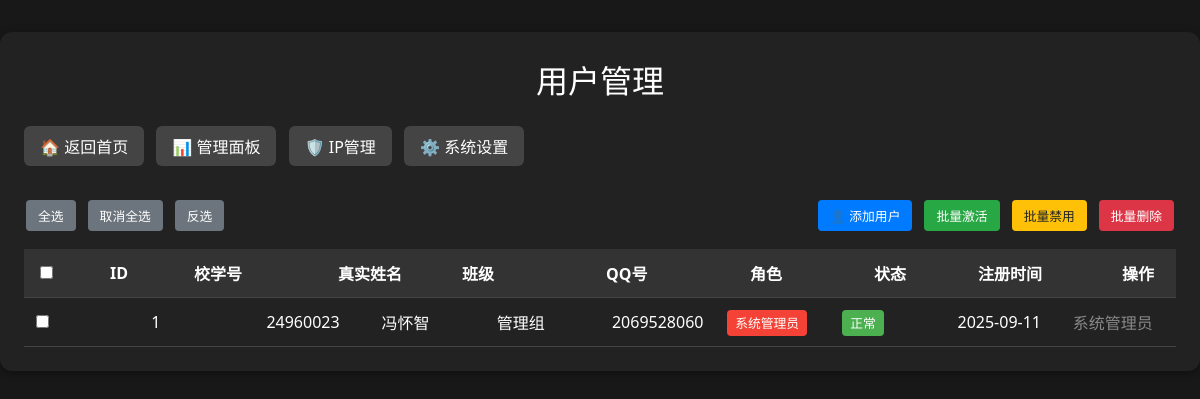
/manage_users (signed in), run on an earlier commit of the app's database.
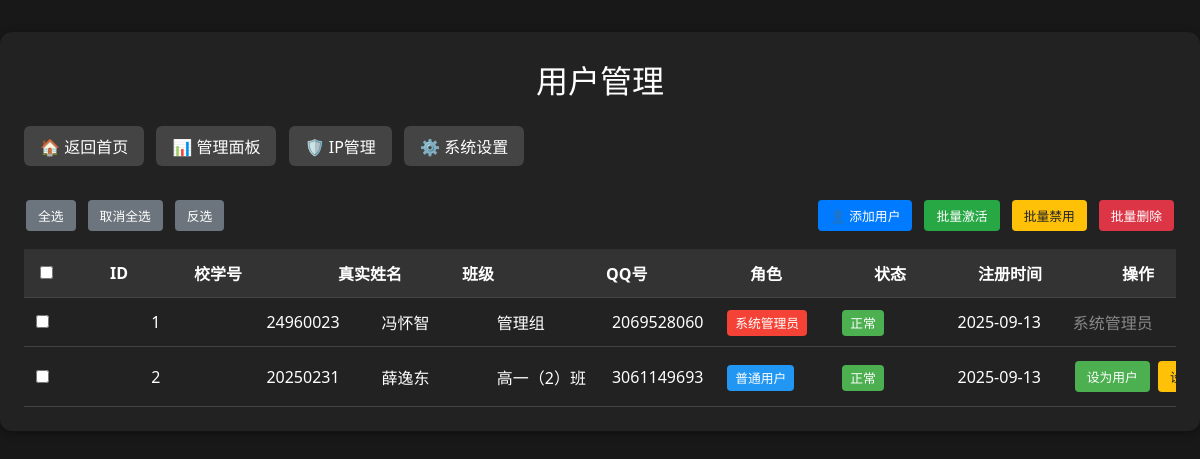
And on a later commit of the database.
### src/app.py (models this page shows)
class User(db.Model):
    id = db.Column(db.Integer, primary_key=True)
    real_name = db.Column(db.String(50), unique=True, nullable=False)  # 真实姓名，现在用作登录账号，必须唯一
    password_hash = db.Column(db.String(120), nullable=False)
    school_id = db.Column(db.String(20), unique=True, nullable=True)  # 校学号，改为可选
    qq_number = db.Column(db.String(15), nullable=False)  # QQ号
    class_name = db.Column(db.String(50), nullable=False)  # 班级
    role = db.Column(db.Integer, default=1)  # 1=普通用户, 2=普通管理员, 3=系统管理员
    is_active = db.Column(db.Boolean, default=True)
    created_at = db.Column(db.DateTime, default=db.func.current_timestamp())
    photos = db.relationship('Photo', backref='user', lazy=True)
    votes = db.relationship('Vote', backref='user', lazy=True)
    login_records = db.relationship('LoginRecord', backref='user', lazy=True)

### src/app.py (the view)
@app.route('/manage_users')
@super_admin_required
def manage_users():
    users = User.query.all()
    return render_template('manage_users.html', users=users)

### src/app.py (called while the page is built)
def super_admin_required(f):
    @wraps(f)
    def decorated_function(*args, **kwargs):
        if 'user_id' not in session:
            return redirect(url_for('login'))
        user = User.query.get(session['user_id'])
        if not user or not user.is_active:
            session.clear()  # 清除session
            flash('账户已被禁用，请联系管理员')
            return redirect(url_for('login'))
        elif user.role < 3:
            flash('需要系统管理员权限')
            return redirect(url_for('index'))
        return f(*args, **kwargs)
    return decorated_function

### templates/manage_users.html (shortened to what this page needs)
<!DOCTYPE html>
<html lang="zh-cn">
<head>
</head>
<body>
    <div class="container">
        <div class="title">用户管理</div>
        <a href="{{ url_for('index') }}" class="nav-btn">🏠 返回首页</a>
        <a href="{{ url_for('admin') }}" class="nav-btn">📊 管理面板</a>
        <a href="{{ url_for('ip_management') }}" class="nav-btn">🛡️ IP管理</a>
        <a href="{{ url_for('settings') }}" class="nav-btn">⚙️ 系统设置</a>
        <div class="admin-controls">
            <div class="left-controls">
                <button type="button" onclick="selectAll()" class="btn btn-secondary">全选</button>
                <button type="button" onclick="selectNone()" class="btn btn-secondary">取消全选</button>
                <button type="button" onclick="selectInverse()" class="btn btn-secondary">反选</button>
            </div>
            <div class="right-controls">
                <a href="{{ url_for('add_user') }}" class="btn btn-primary">
                    👤 添加用户
                </a>
                <button type="button" onclick="batchAction('activate')" class="btn btn-success">批量激活</button>
                <button type="button" onclick="batchAction('deactivate')" class="btn btn-warning">批量禁用</button>
                <button type="button" onclick="batchAction('delete')" class="btn btn-danger">批量删除</button>
            </div>
        </div>
        <form id="batchForm" method="post" action="{{ url_for('batch_user_action') }}">
            <table>
                <thead>
                    <tr>
                        <th style="width: 50px;">
                            <input type="checkbox" id="selectAllCheckbox" onchange="toggleSelectAll()">
                        </th>
                        <th style="width: 60px;">ID</th>
                        <th style="width: 120px;">校学号</th>
                        <th style="width: 100px;">真实姓名</th>
                        <th class="mobile-hide" style="width: 120px;">班级</th>
                        <th class="mobile-hide" style="width: 120px;">QQ号</th>
                        <th style="width: 100px;">角色</th>
                        <th style="width: 80px;">状态</th>
                        <th class="mobile-hide" style="width: 120px;">注册时间</th>
                        <th style="width: 240px;">操作</th>
                    </tr>
                </thead>
                <tbody>
                    {% for user in users %}
                    <tr>
                        <td>
                            <input type="checkbox" name="user_ids" value="{{ user.id }}" class="user-checkbox">
                        </td>
                        <td>{{ user.id }}</td>
                        <td>{{ user.school_id if user.school_id else '无学号' }}</td>
                        <td>{{ user.real_name }}</td>
                        <td class="mobile-hide">{{ user.class_name }}</td>
                        <td class="mobile-hide">{{ user.qq_number }}</td>
                        <td>
                            <span class="role role-{{ user.role }}">
                                {% if user.role == 1 %}普通用户
                                {% elif user.role == 2 %}管理员
                                {% else %}系统管理员
                                {% endif %}
                            </span>
                        </td>
                        <td>
                            <span class="status {% if user.is_active %}status-active{% else %}status-inactive{% endif %}">
                                {% if user.is_active %}正常{% else %}禁用{% endif %}
                            </span>
                        </td>
                        <td class="mobile-hide">{{ user.created_at.strftime('%Y-%m-%d') if user.created_at else '' }}</td>
                        <td>
                            {% if user.role < 3 %}
                                <a href="{{ url_for('change_user_role', user_id=user.id, new_role=1) }}" class="btn">设为用户</a>
                                <a href="{{ url_for('change_user_role', user_id=user.id, new_role=2) }}" class="btn btn-warning">设为管理员</a>
                            {% else %}
                                <span style="color: #888;">系统管理员</span>
                            {% endif %}
                        </td>
                    </tr>
                    {% endfor %}
                </tbody>
            </table>
        </form>
    </div>
</body>
</html>

### templates/manage_users.html (style rules this page uses)
body { background: #181818; color: #fff; font-family: 'Segoe UI', Arial, sans-serif; margin: 0; padding: 0; }
.container { max-width: 1200px; margin: 32px auto; padding: 24px; background: #222; border-radius: 12px; box-shadow: 0 2px 8px #0006; }
.title { text-align: center; font-size: clamp(1.5rem, 4vw, 2rem); margin-bottom: 24px; }
.nav-btn { display: inline-block; margin: 0 8px 16px 0; padding: 8px 16px; background: #444; color: #fff; text-decoration: none; border-radius: 6px; transition: background 0.2s; }
.admin-controls { display: flex; justify-content: space-between; align-items: center; margin: 16px 0; flex-wrap: wrap; gap: 12px; }
.left-controls { display: flex; gap: 8px; flex-wrap: wrap; }
.right-controls { display: flex; gap: 8px; flex-wrap: wrap; }
table { width: 100%; border-collapse: collapse; margin-top: 16px; overflow-x: auto; display: block; white-space: nowrap; }
thead, tbody, tr { display: table; width: 100%; table-layout: fixed; }
thead { width: calc(100% - 1em); }
tbody { display: block; max-height: 60vh; overflow-y: auto; overflow-x: hidden; }
th, td { padding: 12px; text-align: left; border-bottom: 1px solid #444; }
th { background: #333; }
.role { padding: 4px 8px; border-radius: 4px; font-size: 0.8rem; }
.role-1 { background: #2196f3; }
.role-3 { background: #f44336; }
.status { padding: 4px 8px; border-radius: 4px; font-size: 0.8rem; }
.status-active { background: #4caf50; }
.btn { background: #4caf50; color: white; border: none; padding: 6px 12px; border-radius: 4px; cursor: pointer; margin: 2px; font-size: 0.8rem; text-decoration: none; display: inline-block; transition: background 0.2s; }
.btn-secondary { background: #6c757d; }
.btn-primary { background: #007bff; }
.btn-success { background: #28a745; }
.btn-warning { background: #ffc107; color: #212529; }
.btn-danger { background: #dc3545; }
.user-checkbox { margin: 0; }
.mobile-hide { display: table-cell; }

What changed in the data, as far as the page shows it:
changed User "冯怀智": created_at "2025-09-11" → "2025-09-13"
added User: id "2", school "20250231", real_name "薛逸东", class_name "高一（2）班", qq_number "3061149693", role "普通用户", is_active "正常", created_at "2025-09-13"
